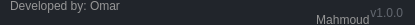
                                                        <widget class="QFrame" name="frame_grip">
                                                            <property name="minimumSize">
                                                                <size>
                                                                    <width>0</width>
                                                                    <height>25</height>
                                                                </size>
                                                            </property>
                                                            <property name="maximumSize">
                                                                <size>
                                                                    <width>16777215</width>
                                                                    <height>25</height>
                                                                </size>
                                                            </property>
                                                            <property name="styleSheet">
                                                                <string notr="true">background-color: rgb(33, 37, 43);
                                                                </string>
                                                            </property>
                                                            <property name="frameShape">
                                                                <enum>QFrame::NoFrame</enum>
                                                            </property>
                                                            <property name="frameShadow">
                                                                <enum>QFrame::Raised</enum>
                                                            </property>
                                                            <layout class="QHBoxLayout" name="horizontalLayout_6">
                                                                <property name="spacing">
                                                                    <number>0</number>
                                                                </property>
                                                                <property name="leftMargin">
                                                                    <number>0</number>
                                                                </property>
                                                                <property name="topMargin">
                                                                    <number>0</number>
                                                                </property>
                                                                <property name="rightMargin">
                                                                    <number>2</number>
                                                                </property>
                                                                <property name="bottomMargin">
                                                                    <number>0</number>
                                                                </property>
                                                                <item>
                                                                    <widget class="QFrame" name="frame_label_bottom">
                                                                        <property name="styleSheet">
                                                                            <string notr="true">background:rgb(1, 34,
                                                                                67)
                                                                            </string>
                                                                        </property>
                                                                        <property name="frameShape">
                                                                            <enum>QFrame::NoFrame</enum>
                                                                        </property>
                                                                        <property name="frameShadow">
                                                                            <enum>QFrame::Raised</enum>
                                                                        </property>
                                                                        <layout class="QHBoxLayout"
                                                                                name="horizontalLayout_7">
                                                                            <property name="spacing">
                                                                                <number>0</number>
                                                                            </property>
                                                                            <property name="leftMargin">
                                                                                <number>10</number>
                                                                            </property>
                                                                            <property name="topMargin">
                                                                                <number>0</number>
                                                                            </property>
                                                                            <property name="rightMargin">
                                                                                <number>10</number>
                                                                            </property>
                                                                            <property name="bottomMargin">
                                                                                <number>0</number>
                                                                            </property>
                                                                            <item>
                                                                                <widget class="QLabel"
                                                                                        name="label_credits">
                                                                                    <property name="font">
                                                                                        <font>
                                                                                            <family>Segoe UI</family>
                                                                                        </font>
                                                                                    </property>
                                                                                    <property name="styleSheet">
                                                                                        <string notr="true">color:
                                                                                            rgb(150, 150, 150);
                                                                                        </string>
                                                                                    </property>
                                                                                    <property name="text">
                                                                                        <string>Developed by: Omar
                                                                                            Mahmoud
                                                                                        </string>
                                                                                    </property>
                                                                                </widget>
                                                                            </item>
                                                                            <item>
                                                                                <widget class="QLabel"
                                                                                        name="label_version">
                                                                                    <property name="maximumSize">
                                                                                        <size>
                                                                                            <width>100</width>
                                                                                            <height>16777215</height>
                                                                                        </size>
                                                                                    </property>
                                                                                    <property name="font">
                                                                                        <font>
                                                                                            <family>Segoe UI</family>
                                                                                        </font>
                                                                                    </property>
                                                                                    <property name="styleSheet">
                                                                                        <string notr="true">color:
                                                                                            rgb(98, 103, 111);
                                                                                        </string>
                                                                                    </property>
                                                                                    <property name="text">
                                                                                        <string>v1.0.0</string>
                                                                                    </property>
                                                                                    <property name="alignment">
                                                                                        <set>
                                                                                            Qt::AlignRight|Qt::AlignTrailing|Qt::AlignVCenter
                                                                                        </set>
                                                                                    </property>
                                                                                </widget>
                                                                            </item>
                                                                        </layout>
                                                                    </widget>
                                                                </item>
                                                            </layout>
                                                        </widget>
